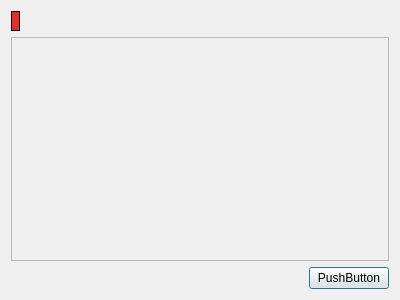
<?xml version="1.0" encoding="UTF-8"?>
<ui version="4.0">
 <class>Dialog</class>
 <widget class="QDialog" name="Dialog">
  <property name="geometry">
   <rect>
    <x>0</x>
    <y>0</y>
    <width>400</width>
    <height>300</height>
   </rect>
  </property>
  <property name="windowTitle">
   <string>Dialog</string>
  </property>
  <layout class="QVBoxLayout" name="verticalLayout">
   <item>
    <layout class="QHBoxLayout" name="horizontalLayout">
     <item>
      <widget class="QLabel" name="label">
       <property name="palette">
        <palette>
         <active>
          <colorrole role="WindowText">
           <brush brushstyle="SolidPattern">
            <color alpha="255">
             <red>0</red>
             <green>0</green>
             <blue>0</blue>
            </color>
           </brush>
          </colorrole>
          <colorrole role="Button">
           <brush brushstyle="SolidPattern">
            <color alpha="255">
             <red>230</red>
             <green>47</green>
             <blue>36</blue>
            </color>
           </brush>
          </colorrole>
          <colorrole role="Light">
           <brush brushstyle="SolidPattern">
            <color alpha="255">
             <red>255</red>
             <green>137</green>
             <blue>130</blue>
            </color>
           </brush>
          </colorrole>
          <colorrole role="Midlight">
           <brush brushstyle="SolidPattern">
            <color alpha="255">
             <red>242</red>
             <green>92</green>
             <blue>83</blue>
            </color>
           </brush>
          </colorrole>
          <colorrole role="Dark">
           <brush brushstyle="SolidPattern">
            <color alpha="255">
             <red>115</red>
             <green>23</green>
             <blue>18</blue>
            </color>
           </brush>
          </colorrole>
          <colorrole role="Mid">
           <brush brushstyle="SolidPattern">
            <color alpha="255">
             <red>153</red>
             <green>31</green>
             <blue>24</blue>
            </color>
           </brush>
          </colorrole>
          <colorrole role="Text">
           <brush brushstyle="SolidPattern">
            <color alpha="255">
             <red>0</red>
             <green>0</green>
             <blue>0</blue>
            </color>
           </brush>
          </colorrole>
          <colorrole role="BrightText">
           <brush brushstyle="SolidPattern">
            <color alpha="255">
             <red>255</red>
             <green>255</green>
             <blue>255</blue>
            </color>
           </brush>
          </colorrole>
          <colorrole role="ButtonText">
           <brush brushstyle="SolidPattern">
            <color alpha="255">
             <red>0</red>
             <green>0</green>
             <blue>0</blue>
            </color>
           </brush>
          </colorrole>
          <colorrole role="Base">
           <brush brushstyle="SolidPattern">
            <color alpha="255">
             <red>255</red>
             <green>255</green>
             <blue>255</blue>
            </color>
           </brush>
          </colorrole>
          <colorrole role="Window">
           <brush brushstyle="SolidPattern">
            <color alpha="255">
             <red>230</red>
             <green>47</green>
             <blue>36</blue>
            </color>
           </brush>
          </colorrole>
          <colorrole role="Shadow">
           <brush brushstyle="SolidPattern">
            <color alpha="255">
             <red>0</red>
             <green>0</green>
             <blue>0</blue>
            </color>
           </brush>
          </colorrole>
          <colorrole role="AlternateBase">
           <brush brushstyle="SolidPattern">
            <color alpha="255">
             <red>242</red>
             <green>151</green>
             <blue>145</blue>
            </color>
           </brush>
          </colorrole>
          <colorrole role="ToolTipBase">
           <brush brushstyle="SolidPattern">
            <color alpha="255">
             <red>255</red>
             <green>255</green>
             <blue>220</blue>
            </color>
           </brush>
          </colorrole>
          <colorrole role="ToolTipText">
           <brush brushstyle="SolidPattern">
            <color alpha="255">
             <red>0</red>
             <green>0</green>
             <blue>0</blue>
            </color>
           </brush>
          </colorrole>
         </active>
         <inactive>
          <colorrole role="WindowText">
           <brush brushstyle="SolidPattern">
            <color alpha="255">
             <red>0</red>
             <green>0</green>
             <blue>0</blue>
            </color>
           </brush>
          </colorrole>
          <colorrole role="Button">
           <brush brushstyle="SolidPattern">
            <color alpha="255">
             <red>230</red>
             <green>47</green>
             <blue>36</blue>
            </color>
           </brush>
          </colorrole>
          <colorrole role="Light">
           <brush brushstyle="SolidPattern">
            <color alpha="255">
             <red>255</red>
             <green>137</green>
             <blue>130</blue>
            </color>
           </brush>
          </colorrole>
          <colorrole role="Midlight">
           <brush brushstyle="SolidPattern">
            <color alpha="255">
             <red>242</red>
             <green>92</green>
             <blue>83</blue>
            </color>
           </brush>
          </colorrole>
          <colorrole role="Dark">
           <brush brushstyle="SolidPattern">
            <color alpha="255">
             <red>115</red>
             <green>23</green>
             <blue>18</blue>
            </color>
           </brush>
          </colorrole>
          <colorrole role="Mid">
           <brush brushstyle="SolidPattern">
            <color alpha="255">
             <red>153</red>
             <green>31</green>
             <blue>24</blue>
            </color>
           </brush>
          </colorrole>
          <colorrole role="Text">
           <brush brushstyle="SolidPattern">
            <color alpha="255">
             <red>0</red>
             <green>0</green>
             <blue>0</blue>
            </color>
           </brush>
          </colorrole>
          <colorrole role="BrightText">
           <brush brushstyle="SolidPattern">
            <color alpha="255">
             <red>255</red>
             <green>255</green>
             <blue>255</blue>
            </color>
           </brush>
          </colorrole>
          <colorrole role="ButtonText">
           <brush brushstyle="SolidPattern">
            <color alpha="255">
             <red>0</red>
             <green>0</green>
             <blue>0</blue>
            </color>
           </brush>
          </colorrole>
          <colorrole role="Base">
           <brush brushstyle="SolidPattern">
            <color alpha="255">
             <red>255</red>
             <green>255</green>
             <blue>255</blue>
            </color>
           </brush>
          </colorrole>
          <colorrole role="Window">
           <brush brushstyle="SolidPattern">
            <color alpha="255">
             <red>230</red>
             <green>47</green>
             <blue>36</blue>
            </color>
           </brush>
          </colorrole>
          <colorrole role="Shadow">
           <brush brushstyle="SolidPattern">
            <color alpha="255">
             <red>0</red>
             <green>0</green>
             <blue>0</blue>
            </color>
           </brush>
          </colorrole>
          <colorrole role="AlternateBase">
           <brush brushstyle="SolidPattern">
            <color alpha="255">
             <red>242</red>
             <green>151</green>
             <blue>145</blue>
            </color>
           </brush>
          </colorrole>
          <colorrole role="ToolTipBase">
           <brush brushstyle="SolidPattern">
            <color alpha="255">
             <red>255</red>
             <green>255</green>
             <blue>220</blue>
            </color>
           </brush>
          </colorrole>
          <colorrole role="ToolTipText">
           <brush brushstyle="SolidPattern">
            <color alpha="255">
             <red>0</red>
             <green>0</green>
             <blue>0</blue>
            </color>
           </brush>
          </colorrole>
         </inactive>
         <disabled>
          <colorrole role="WindowText">
           <brush brushstyle="SolidPattern">
            <color alpha="255">
             <red>115</red>
             <green>23</green>
             <blue>18</blue>
            </color>
           </brush>
          </colorrole>
          <colorrole role="Button">
           <brush brushstyle="SolidPattern">
            <color alpha="255">
             <red>230</red>
             <green>47</green>
             <blue>36</blue>
            </color>
           </brush>
          </colorrole>
          <colorrole role="Light">
           <brush brushstyle="SolidPattern">
            <color alpha="255">
             <red>255</red>
             <green>137</green>
             <blue>130</blue>
            </color>
           </brush>
          </colorrole>
          <colorrole role="Midlight">
           <brush brushstyle="SolidPattern">
            <color alpha="255">
             <red>242</red>
             <green>92</green>
             <blue>83</blue>
            </color>
           </brush>
          </colorrole>
          <colorrole role="Dark">
           <brush brushstyle="SolidPattern">
            <color alpha="255">
             <red>115</red>
             <green>23</green>
             <blue>18</blue>
            </color>
           </brush>
          </colorrole>
          <colorrole role="Mid">
           <brush brushstyle="SolidPattern">
            <color alpha="255">
             <red>153</red>
             <green>31</green>
             <blue>24</blue>
            </color>
           </brush>
          </colorrole>
          <colorrole role="Text">
           <brush brushstyle="SolidPattern">
            <color alpha="255">
             <red>115</red>
             <green>23</green>
             <blue>18</blue>
            </color>
           </brush>
          </colorrole>
          <colorrole role="BrightText">
           <brush brushstyle="SolidPattern">
            <color alpha="255">
             <red>255</red>
             <green>255</green>
             <blue>255</blue>
            </color>
           </brush>
          </colorrole>
          <colorrole role="ButtonText">
           <brush brushstyle="SolidPattern">
            <color alpha="255">
             <red>115</red>
             <green>23</green>
             <blue>18</blue>
            </color>
           </brush>
          </colorrole>
          <colorrole role="Base">
           <brush brushstyle="SolidPattern">
            <color alpha="255">
             <red>230</red>
             <green>47</green>
             <blue>36</blue>
            </color>
           </brush>
          </colorrole>
          <colorrole role="Window">
           <brush brushstyle="SolidPattern">
            <color alpha="255">
             <red>230</red>
             <green>47</green>
             <blue>36</blue>
            </color>
           </brush>
          </colorrole>
          <colorrole role="Shadow">
           <brush brushstyle="SolidPattern">
            <color alpha="255">
             <red>0</red>
             <green>0</green>
             <blue>0</blue>
            </color>
           </brush>
          </colorrole>
          <colorrole role="AlternateBase">
           <brush brushstyle="SolidPattern">
            <color alpha="255">
             <red>230</red>
             <green>47</green>
             <blue>36</blue>
            </color>
           </brush>
          </colorrole>
          <colorrole role="ToolTipBase">
           <brush brushstyle="SolidPattern">
            <color alpha="255">
             <red>255</red>
             <green>255</green>
             <blue>220</blue>
            </color>
           </brush>
          </colorrole>
          <colorrole role="ToolTipText">
           <brush brushstyle="SolidPattern">
            <color alpha="255">
             <red>0</red>
             <green>0</green>
             <blue>0</blue>
            </color>
           </brush>
          </colorrole>
         </disabled>
        </palette>
       </property>
       <property name="autoFillBackground">
        <bool>true</bool>
       </property>
       <property name="frameShape">
        <enum>QFrame::Box</enum>
       </property>
       <property name="frameShadow">
        <enum>QFrame::Plain</enum>
       </property>
       <property name="text">
        <string/>
       </property>
      </widget>
     </item>
     <item>
      <spacer name="horizontalSpacer">
       <property name="orientation">
        <enum>Qt::Horizontal</enum>
       </property>
       <property name="sizeHint" stdset="0">
        <size>
         <width>40</width>
         <height>20</height>
        </size>
       </property>
      </spacer>
     </item>
    </layout>
   </item>
   <item>
    <widget class="QFrame" name="frame">
     <property name="sizePolicy">
      <sizepolicy hsizetype="Preferred" vsizetype="Expanding">
       <horstretch>0</horstretch>
       <verstretch>0</verstretch>
      </sizepolicy>
     </property>
     <property name="frameShape">
      <enum>QFrame::StyledPanel</enum>
     </property>
     <property name="frameShadow">
      <enum>QFrame::Raised</enum>
     </property>
    </widget>
   </item>
   <item>
    <layout class="QHBoxLayout" name="horizontalLayout_2">
     <item>
      <spacer name="horizontalSpacer_2">
       <property name="orientation">
        <enum>Qt::Horizontal</enum>
       </property>
       <property name="sizeHint" stdset="0">
        <size>
         <width>40</width>
         <height>20</height>
        </size>
       </property>
      </spacer>
     </item>
     <item>
      <widget class="QPushButton" name="pushButton">
       <property name="text">
        <string>PushButton</string>
       </property>
      </widget>
     </item>
    </layout>
   </item>
  </layout>
 </widget>
 <layoutdefault spacing="6" margin="11"/>
 <resources/>
 <connections/>
</ui>
